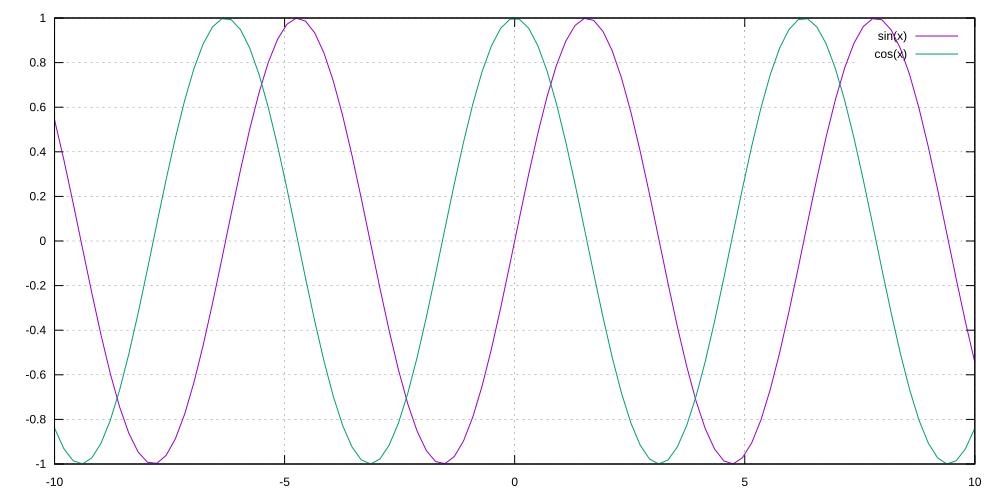

Reproduce this figure in gnuplot.
set grid
set xrange [-10:10]
plot sin(x) title "sin(x)", \
     cos(x) title "cos(x)"
